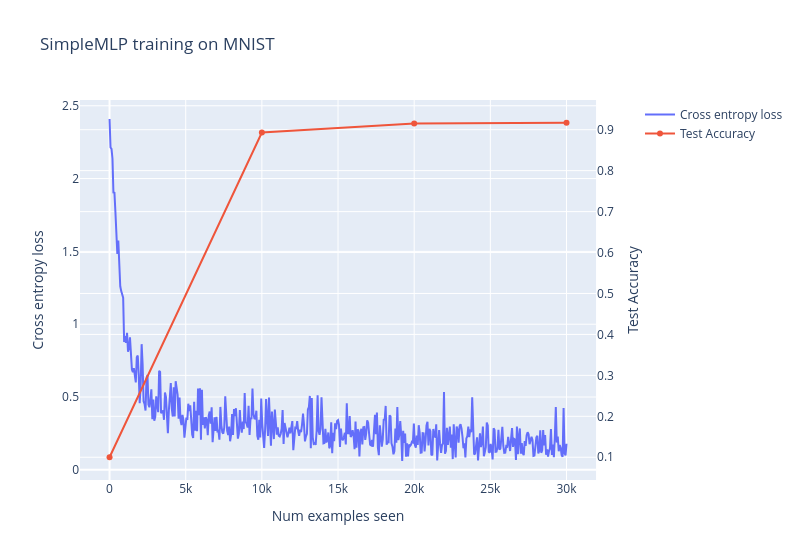

The notebook cell this image was saved under:
### Code cell
@dataclass
class SimpleMLPTrainingArgs:
    """
    Defining this class implicitly creates an __init__ method, which sets arguments as below, e.g.
    self.batch_size=64. Any of these fields can also be overridden when you create an instance, e.g.
    SimpleMLPTrainingArgs(batch_size=128).
    """

    batch_size: int = 64
    epochs: int = 3
    learning_rate: float = 1e-3


def train(args: SimpleMLPTrainingArgs) -> tuple[list[float], list[float], SimpleMLP]:
    """
    Trains & returns the model, using training parameters from the `args` object. Returns the model,
    and loss list.
    """
    model = SimpleMLP().to(device)

    mnist_trainset, mnist_testset = get_mnist()
    mnist_trainloader = DataLoader(mnist_trainset, batch_size=args.batch_size, shuffle=True)
    mnist_val_loader = DataLoader(mnist_testset, batch_size=args.batch_size, shuffle=False)
    optimizer = t.optim.Adam(model.parameters(), lr=args.learning_rate)
    loss_list = []
    accuracies = [] #for the validation loop 

    for epoch in range(args.epochs):
        pbar = tqdm(mnist_trainloader)

        for imgs, labels in pbar:
            # Move data to device, perform forward pass
            imgs, labels = imgs.to(device), labels.to(device)
            logits = model(imgs)

            # Calculate loss, perform backward pass
            loss = F.cross_entropy(logits, labels)
            loss.backward()
            optimizer.step()
            optimizer.zero_grad()

            # Update logs & progress bar
            loss_list.append(loss.item())
            pbar.set_postfix(epoch=f"{epoch + 1}/{args.epochs}", loss=f"{loss:.3f}")

        # the validation loop
        val_pbar = tqdm(mnist_val_loader)
        accuracy, total_size = 0, 0 # reinitialized after every epoch
        for val_imgs, val_labels in val_pbar:
            
            # move data to device
            val_imgs, val_labels = val_imgs.to(device), val_labels.to(device)

            # get prediction of the model on the validation images
            val_logits = model(val_imgs)
            # apply softmax for predictions to be normalized
            val_preds = F.softmax(val_logits,dim=-1)

            # get accuracy of model
            _, pred_class = t.max(val_preds, dim=-1)
            batch_accuracy = (pred_class == val_labels).int().sum()
            batch_size = val_imgs.shape[0]
            total_size += batch_size
            accuracy += batch_accuracy
        accuracies.append(accuracy.item()/total_size) 
            

    return loss_list, accuracies, model


args = SimpleMLPTrainingArgs()
loss_list, accuracies, model = train(args)

line(
    y=[loss_list, [0.1] + accuracies],  # we start by assuming a uniform accuracy of 10%
    use_secondary_yaxis=True,
    x_max=args.epochs * len(mnist_trainset),
    labels={"x": "Num examples seen", "y1": "Cross entropy loss", "y2": "Test Accuracy"},
    title="SimpleMLP training on MNIST",
    width=800,
)

### Figure 1 — Plotly figure (JSON) as saved in the notebook; plotly's stock layout.template omitted (floating-point values rounded to 4 significant figures; data arrays with more than 128 entries replaced by an {"elided": "..."} marker saying what was removed)
{"data": [{"name": "Cross entropy loss", "type": "scatter", "x": {"elided": "471 float values"}, "xaxis": "x", "y": {"elided": "471 float values"}, "yaxis": "y"}, {"name": "Test Accuracy", "type": "scatter", "x": [0.0, 10000.0, 20000.0, 30000.0], "xaxis": "x", "y": [0.1, 0.893, 0.915, 0.917], "yaxis": "y2"}], "layout": {"hovermode": "x unified", "title": {"text": "SimpleMLP training on MNIST"}, "width": 800, "xaxis": {"anchor": "y", "domain": [0, 0.94], "title": {"text": "Num examples seen"}}, "yaxis": {"anchor": "x", "domain": [0, 1], "title": {"text": "Cross entropy loss"}}, "yaxis2": {"anchor": "x", "overlaying": "y", "side": "right", "title": {"text": "Test Accuracy"}}}}
